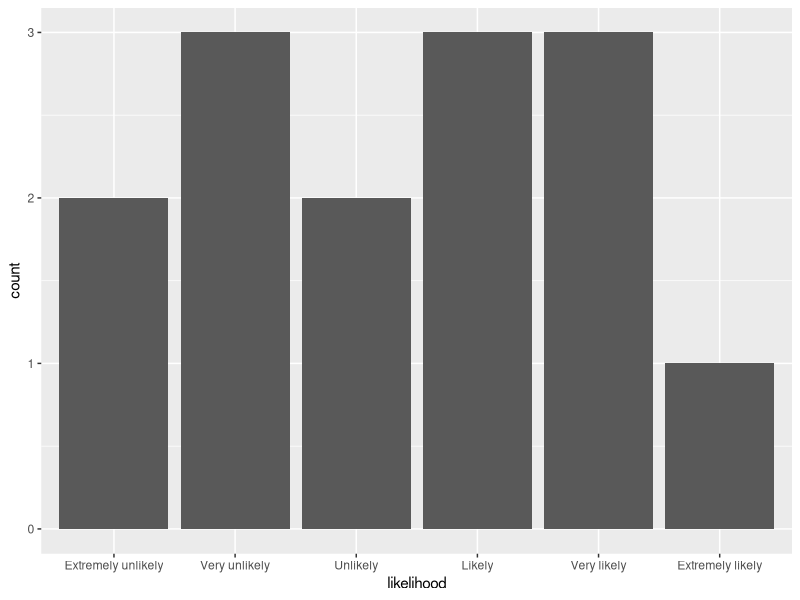
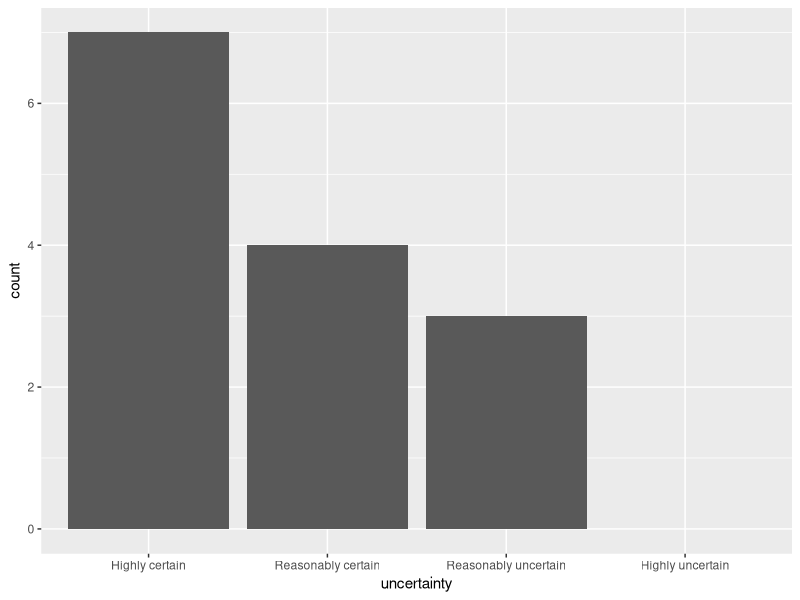
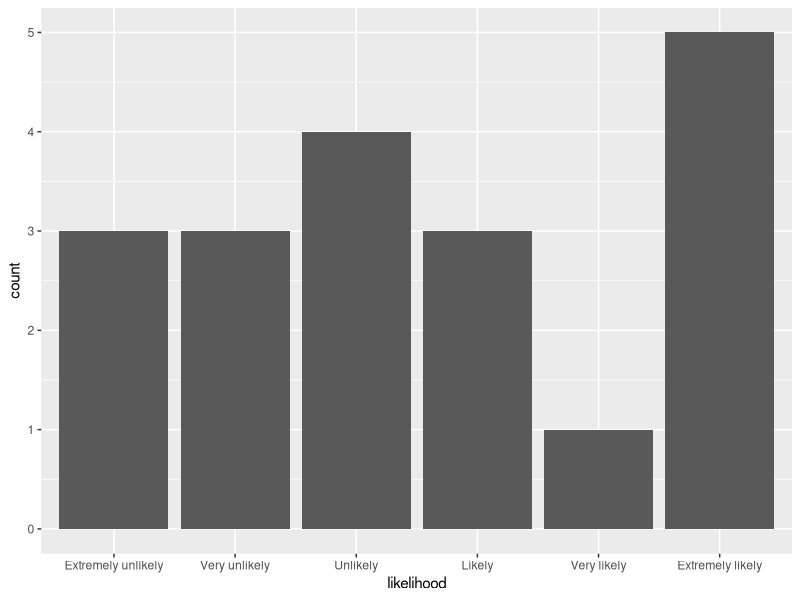
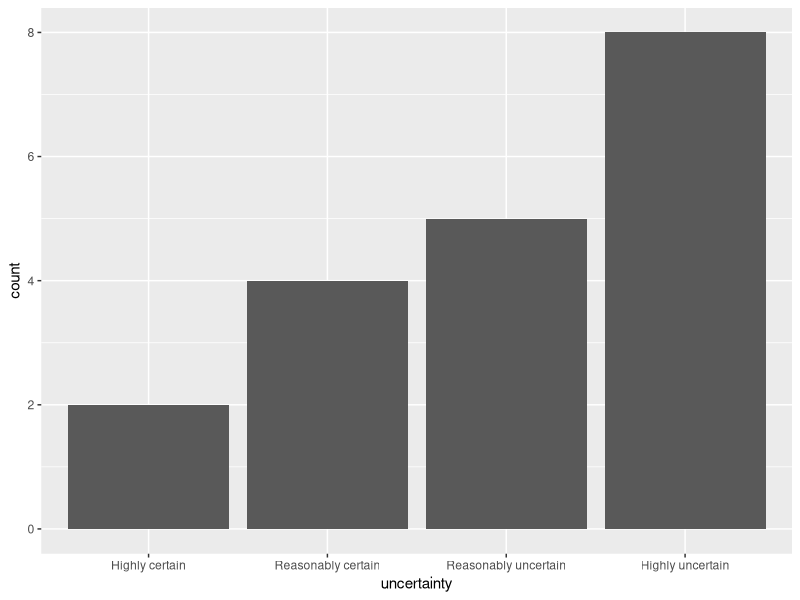
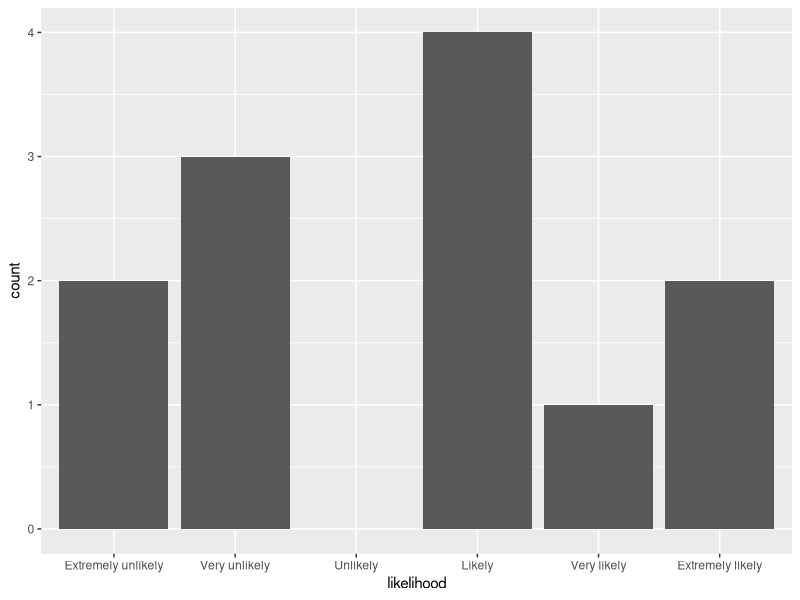
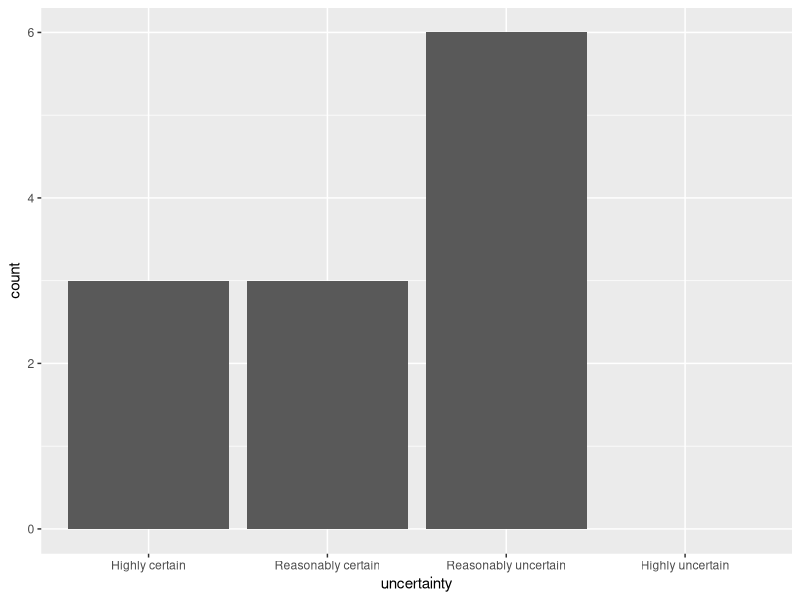
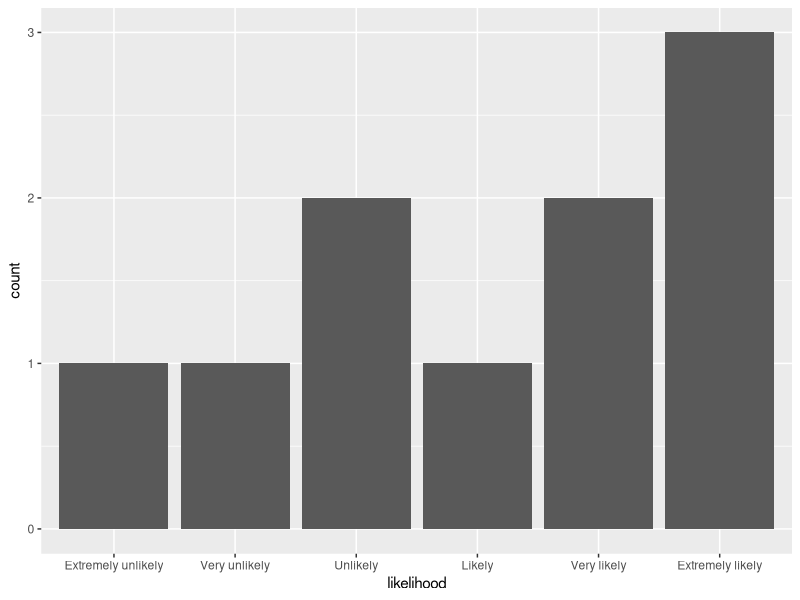
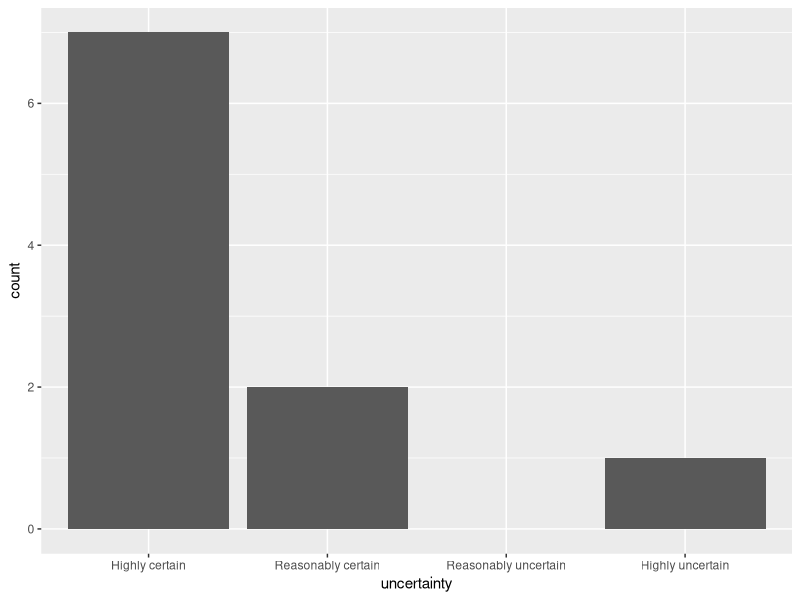

Write R code to recreate these figures, in order. (Note: this script raises an error after producing the figures.)
# import required libraries
library(tidyverse)
library(readr)

# set working directory
# path used forward slashes in Windows and backward slashes in Linux
if (.Platform$OS.type == "windows") {
  setwd("Y:/Risk Assessments/Meetings/20180400")
}

# read csv file with the readr library which creates a tibble
tb <- read_csv("test_data.csv")

steps <- unique(tb$step)
uncertainty_categories <- c("Highly certain", "Reasonably certain", "Reasonably uncertain", "Highly uncertain")
likelihood_categories <- c("Extremely unlikely", "Very unlikely", "Unlikely", "Likely", "Very likely", "Extremely likely")

for (step_number in steps) {
  tb_step <- tb %>% filter(step == step_number)

  risk_assessment_names <- unique(tb_step$risk_assessment)

  for (risk_assessment_name in risk_assessment_names) {
    tb_step_ra <- tb_step %>%
      filter(risk_assessment == risk_assessment_name)

    likelihood_counts <- tb_step_ra %>%
      group_by(likelihood) %>%
      summarise(count = n()) %>%
      right_join(tibble(likelihood = likelihood_categories)) %>%
      ggplot(aes(x=likelihood, y=count)) + geom_col() +
      scale_x_discrete(limits = likelihood_categories)
      ggsave(sprintf("%s_%s_likelihood.png", step_number, risk_assessment_name))

    uncertainty_counts <- tb_step_ra %>%
      group_by(uncertainty) %>%
      summarise(count = n()) %>%
      right_join(tibble(uncertainty = uncertainty_categories)) %>%
      ggplot(aes(x=uncertainty, y=count)) + geom_col() +
      scale_x_discrete(limits = uncertainty_categories)
      ggsave(sprintf("%s_%s_uncertainty.png", step_number, risk_assessment_name))
    }
}
